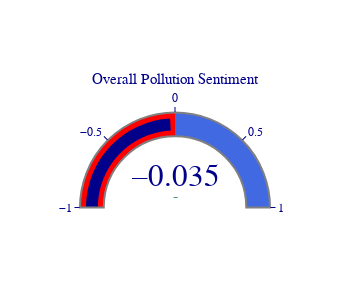

This figure's notebook cell:
### Code cell
import plotly.graph_objects as go

fig = go.Figure(go.Indicator(
    mode = "gauge+number+delta",
    value = overall_pollution,
    domain = {'x': [0, 1], 'y': [0, 1]},
    title = {'text': "Overall Pollution Sentiment", 'font': {'size': 15}},
    gauge = {
        'axis': {'range': [-1, 1], 'tickwidth': 1, 'tickcolor': "darkblue"},
        'bar': {'color': "darkblue"},
        'bgcolor': "white",
        'borderwidth': 2,
        'bordercolor': "gray",
        'steps': [
            {'range': [-1, 0], 'color': 'red'},
            {'range': [0, 1], 'color': "royalblue"}],
        }))

fig.update_layout(paper_bgcolor = "white", font = {'color': "darkblue", 'family': "Arial"}, width = 350, height = 300)

fig.show()

### Figure 1 — Plotly figure (JSON) as saved in the notebook; plotly's stock layout.template omitted (floating-point values rounded to 4 significant figures)
{"data": [{"domain": {"x": [0, 1], "y": [0, 1]}, "gauge": {"axis": {"range": [-1, 1], "tickcolor": "darkblue", "tickwidth": 1}, "bar": {"color": "darkblue"}, "bgcolor": "white", "bordercolor": "gray", "borderwidth": 2, "steps": [{"color": "red", "range": [-1, 0]}, {"color": "royalblue", "range": [0, 1]}]}, "mode": "gauge+number+delta", "title": {"font": {"size": 15}, "text": "Overall Pollution Sentiment"}, "type": "indicator", "value": -0.03547}], "layout": {"font": {"color": "darkblue", "family": "Arial"}, "height": 300, "paper_bgcolor": "white", "width": 350}}
